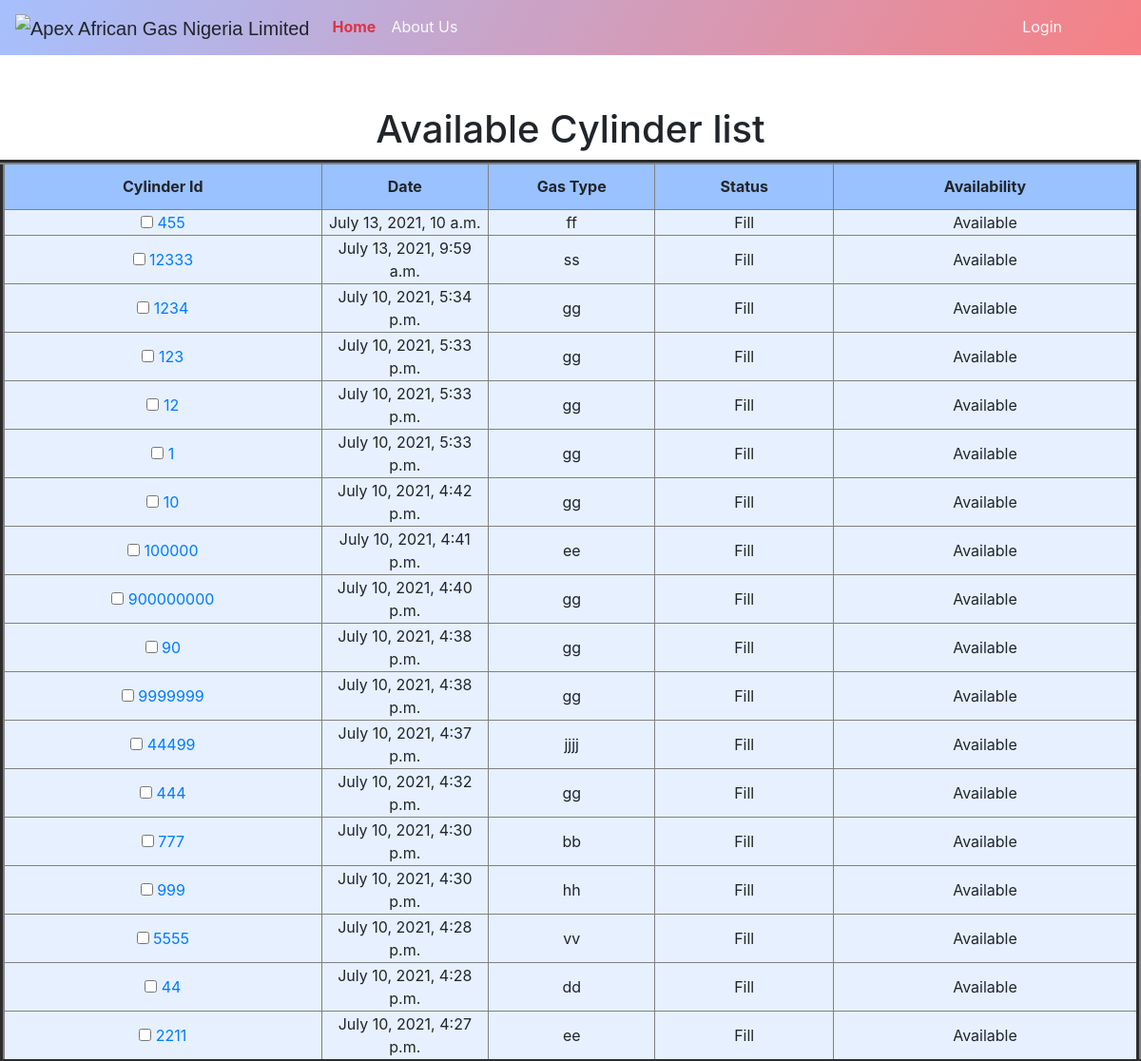
/availableList/, run on the app's committed database.
### Entry/models.py (models this page shows, shortened)
class Cylinder(models.Model):
	stachoice=[
	('Fill','fill'),
	('Empty','empty')
	]
	substachoice=[
	('Available','available'),
	('Unavailable','unavailable'),
	('Issued','issued')
	]
	cylinderId=models.CharField(max_length=50,primary_key=True,null=False)
	gasName=models.CharField(max_length=200)
	cylinderSize=models.CharField(max_length=30)
	Status=models.CharField(max_length=40,choices=stachoice,default='fill')
	Availability=models.CharField(max_length=40,choices=substachoice,default="Available")
	EntryDate=models.DateTimeField(default=timezone.now)
	issue_Date=models.DateTimeField(null=True)
	issue_user=models.CharField(max_length=70,null=True)
	return_Date=models.DateTimeField(null=True)
	def get_absolute_url(self):
		return reverse('cylinderDetail',args=[(self.cylinderId)])
	class Meta:
		db_table='cylinders'

### Entry/views.py (the view)
# urls.py: path('availableList/',views.cylinderAvailableView,name='availableList'),
def cylinderAvailableView(request):
	cylinder=Cylinder.objects.filter(Availability='Available').order_by('-EntryDate')
	return render(request,'entry/availableList.html',{'cylinder':cylinder})

### templates/entry/availableList.html (shortened to what this page needs)
{% extends 'base.html'%}
{% block content %}
<div class="alldiv">
	<h1 align="center">Available Cylinder list</h1>
	{% if cylinder %}
		<div class='centerstage'>
				<div class="post">
					<table border="5" cellspacing="5" width="100%"  >
						<thead >
							<tr bgcolor="#99c2ff" align="center" >
								<th  height="50"
		                width="50">Cylinder Id</th>
								<th height="50"
		                width="50">Date</th>
								<th  height="50"
		                width="50">Gas Type</th>
								<th  height="50"
		                width="50">Status</th>
								<th  height="50"
		                width="50">Availability</th>
						</thead>
						<tbody>
							{%for cy in cylinder%}
							<tr bgcolor="#e6f0ff" align="center">
							<td align="center" height="10"
		                width="50"><input type="checkbox" value={{cy.cylinderId}}/><a href="{{cy.get_absolute_url}}"> {{cy.cylinderId}}<a></td>
							<td align="center" height="10"
		                width="50">{{cy.EntryDate}}</td>
							<td align="center" height="10"
		                width="50">{{cy.gasName}}</td>
							<td align="center" height="10"
		                width="50">
							{{cy.Status}}</td>
							<td align="center" height="10"
		                width="50">{{cy.Availability}}</td>
		               </tr>
		               {% endfor %}
						</tbody>
				{% endif %}
{% endblock %}

### templates/entry/availableList.html (style rules this page uses)
.alldiv { position: absolute; width: 100%; top: 10%; }

### data on the page
Cylinder: cylinderId "455", EntryDate "July 13, 2021, 10 a.m.", gasName "ff", Status "Fill", Availability "Available"
Cylinder: cylinderId "12333", EntryDate "July 13, 2021, 9:59 a.m.", gasName "ss", Status "Fill", Availability "Available"
Cylinder: cylinderId "1234", EntryDate "July 10, 2021, 5:34 p.m.", gasName "gg", Status "Fill", Availability "Available"
Cylinder: cylinderId "123", EntryDate "July 10, 2021, 5:33 p.m.", gasName "gg", Status "Fill", Availability "Available"
Cylinder: cylinderId "12", EntryDate "July 10, 2021, 5:33 p.m.", gasName "gg", Status "Fill", Availability "Available"
Cylinder: cylinderId "1", EntryDate "July 10, 2021, 5:33 p.m.", gasName "gg", Status "Fill", Availability "Available"
Cylinder: cylinderId "10", EntryDate "July 10, 2021, 4:42 p.m.", gasName "gg", Status "Fill", Availability "Available"
Cylinder: cylinderId "100000", EntryDate "July 10, 2021, 4:41 p.m.", gasName "ee", Status "Fill", Availability "Available"
Cylinder: cylinderId "900000000", EntryDate "July 10, 2021, 4:40 p.m.", gasName "gg", Status "Fill", Availability "Available"
Cylinder: cylinderId "90", EntryDate "July 10, 2021, 4:38 p.m.", gasName "gg", Status "Fill", Availability "Available"
Cylinder: cylinderId "9999999", EntryDate "July 10, 2021, 4:38 p.m.", gasName "gg", Status "Fill", Availability "Available"
Cylinder: cylinderId "44499", EntryDate "July 10, 2021, 4:37 p.m.", gasName "jjjj", Status "Fill", Availability "Available"
Cylinder: cylinderId "444", EntryDate "July 10, 2021, 4:32 p.m.", gasName "gg", Status "Fill", Availability "Available"
Cylinder: cylinderId "777", EntryDate "July 10, 2021, 4:30 p.m.", gasName "bb", Status "Fill", Availability "Available"
Cylinder: cylinderId "999", EntryDate "July 10, 2021, 4:30 p.m.", gasName "hh", Status "Fill", Availability "Available"
Cylinder: cylinderId "5555", EntryDate "July 10, 2021, 4:28 p.m.", gasName "vv", Status "Fill", Availability "Available"
Cylinder: cylinderId "44", EntryDate "July 10, 2021, 4:28 p.m.", gasName "dd", Status "Fill", Availability "Available"
Cylinder: cylinderId "2211", EntryDate "July 10, 2021, 4:27 p.m.", gasName "ee", Status "Fill", Availability "Available"
